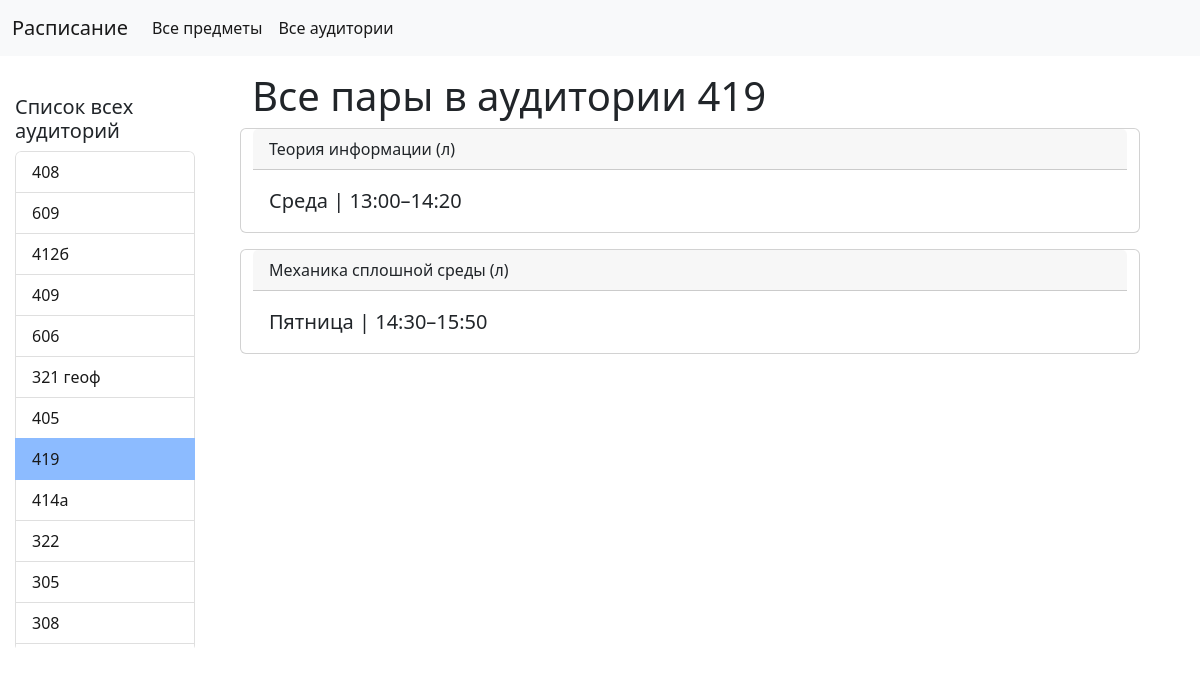
/polls/rooms/419/, run on the app's committed database.
### mysite/apps/polls/models.py (models this page shows, shortened)
class Subject(models.Model):
    name = models.CharField("Название дисциплины", max_length = 130)
    lecture_practice = models.CharField("Тип", max_length = 4, default = '')
    class Meta:
        verbose_name = "Предмет"
        verbose_name_plural = "Предметы"

class Timetable(models.Model):
    subject = models.ForeignKey(Subject, on_delete=models.CASCADE)
    time = models.CharField('Время', max_length = 40)
    room = models.CharField('Аудитория', max_length = 10)
    weekday = models.CharField('День', max_length = 30)
    class Meta:
        verbose_name = "Расписание"
        verbose_name_plural = "Расписания"

### mysite/apps/polls/views.py (the view)
# urls.py: path("rooms/<str:room_id>/", views.room),
def room(request, room_id):
    subs = []
    stt = set()
    for item in Timetable.objects.filter(room = room_id):
        subs.append({'lecture_practice': item.subject.lecture_practice,'name': Subject.objects.values_list('name').get(name = item.subject.name, lecture_practice = item.subject.lecture_practice)[0],'time':item.time,'week':item.weekday})
    rooms = [x for x in Timetable.objects.values('room').distinct()][1::]
    return render(request, 'polls/room_sub.html', context = {'subs': subs,"room": room_id,'rooms': rooms,  'title': 'РасПисьАние'})

### mysite/apps/polls/templates/polls/room_sub.html (shortened to what this page needs)
<!doctype html>
<html lang="en">
  <head>
    <link href="https://cdn.jsdelivr.net/npm/bootstrap@5.2.1/dist/css/bootstrap.min.css" rel="stylesheet">
  </head>
  <body>
    <nav class="navbar navbar-expand-lg bg-light">
  <div class="container-fluid">
    <a class="navbar-brand" href="\">Расписание</a>
    <div class="collapse navbar-collapse" id="navbarNav">
      <ul class="navbar-nav">
        <li class="nav-item"><a class="nav-link active" aria-current="page" href="\polls\">Все предметы</a></li>
        <li class="nav-item"><a class="nav-link active" aria-current="page" href="\polls\rooms\">Все аудитории</a></li>
      </ul>
    </div>
  </div>
</nav>
<div class="wrap">
  <div class = "container mt-3">
    <h1>Все пары в аудитории {{ room }}</h1>
    <div class = 'row'>
      {% for item in subs %}
      <div class="card mb-3">
    <div class="card-header">
      {{ item.name }} ({{item.lecture_practice}})
    </div>
    <div class="card-body">
      <blockquote class="blockquote mb-0">
        <p>{{item.week}} | {{item.time}}</p>
      </blockquote>
    </div>
  </div>
      {% endfor %}
    </div>
  </div>
</div>
<div class="Huinya">
 <h5>Список всех аудиторий</h5>
 <ul class="list-group">
   {% for item in rooms %}
   {% if  item.room == room %}
    <li class="list-group-item active" aria-current="true">
     <a href="/polls/rooms/{{item.room}}" >{{item.room}}</a>
    </li>
    {% else %}
    <li class="list-group-item">
     <a href="/polls/rooms/{{item.room}}">{{item.room}}</a>
    </li>
   {% endif %}
   {% endfor %}
 </ul>
</div>
  </body>
</html>

### mysite/apps/polls/templates/polls/room_sub.html (style rules this page uses)
.wrap { width: 75%; margin: 0 5% 0 auto; }
.list-group { overflow-y: overlay; max-height: 500px; }
.Huinya { width: 15%; position: absolute; top: 95px; left: 15px; }
.list-group-item.active { z-index: 2; color: var(--bs-list-group-active-color); background-color: #8cbbff; border-color: #8cbbff; }
a { color: #191919; text-decoration: none; }

### data on the page
Subject: name "Теория информации", lecture_practice "л", week "Среда", time "13:00–14:20"
Subject: name "Механика сплошной среды", lecture_practice "л", week "Пятница", time "14:30–15:50"

### other printed values
{{ room }} "419"
{{ item.room }} "408" "609" "412б" "409" "606" "321 геоф" "405" "414а" "322" "305" "308"
{{ item.room }} "419"
